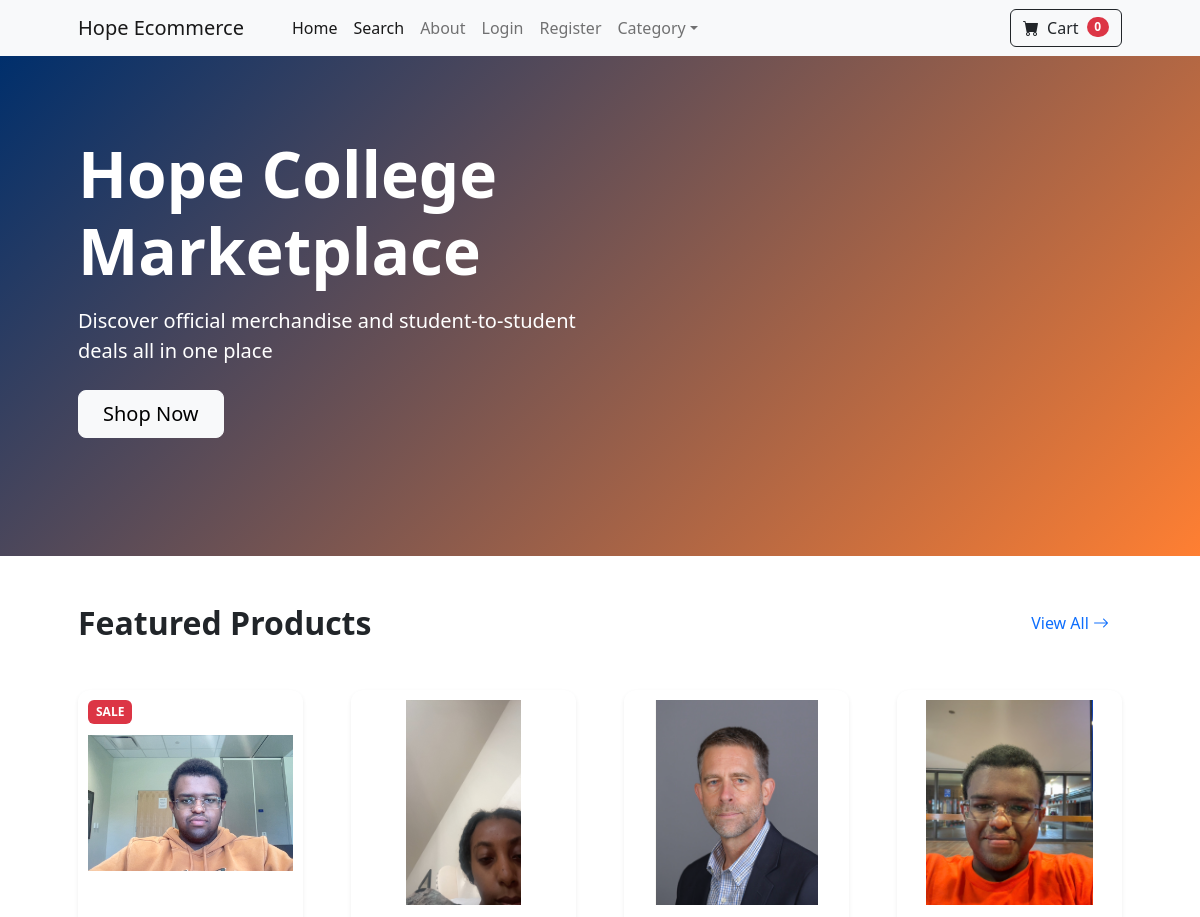
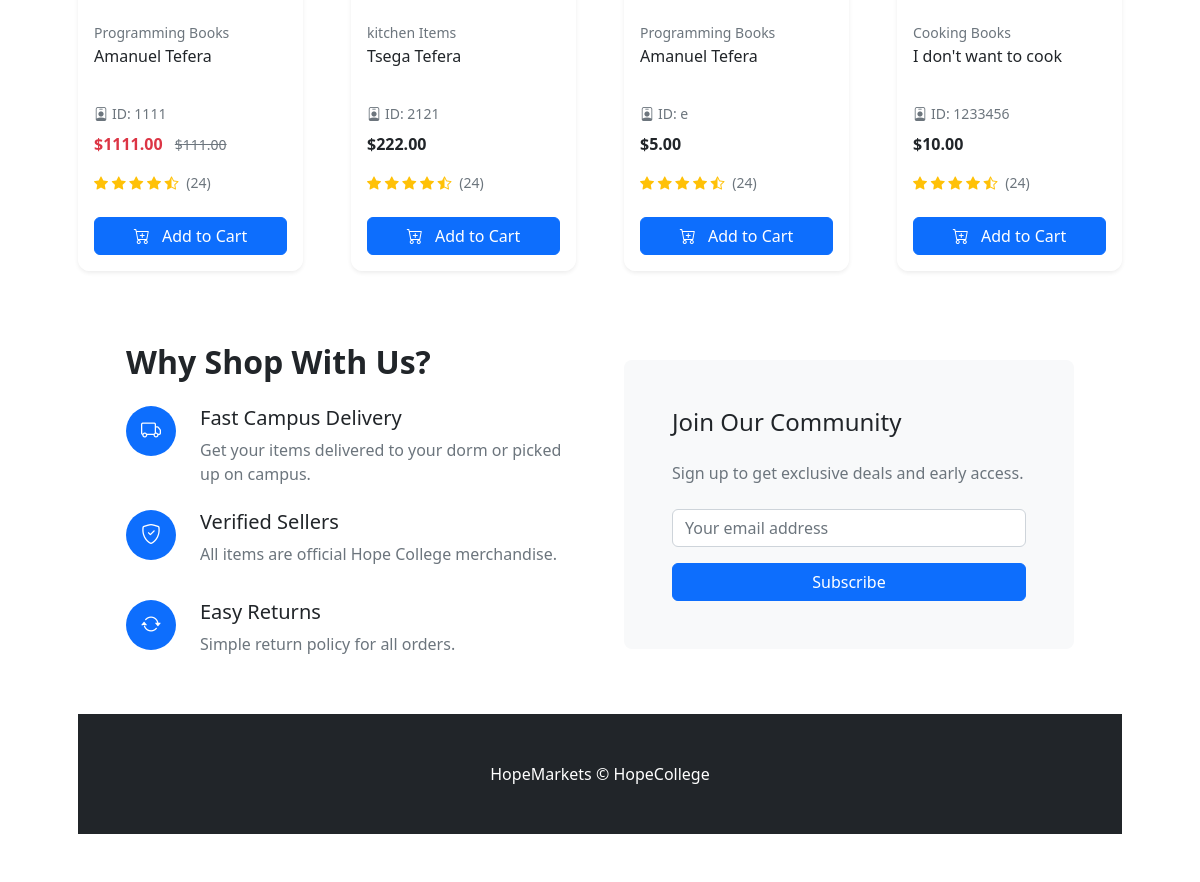
The page / on the database its author committed (2 pictures, top to bottom).
### store/models.py (models this page shows, shortened)
class Product(models.Model):
    youStudentID = models.CharField(
        max_length=100,
        default="",
        blank=False
    )
    name = models.CharField(max_length=100)
    price = models.DecimalField(default=0, decimal_places=2, max_digits=7)
    category = models.ForeignKey(Category, on_delete=models.CASCADE, default=1)
    description = models.CharField(max_length=250, default='', blank=True, null=True)
    image = models.ImageField(upload_to='uploads/product/', blank=False, null=False)
    is_sale = models.BooleanField(default=False)
    sale_price = models.DecimalField(default=0, decimal_places=2, max_digits=7)

class Category(models.Model):
	name = models.CharField(max_length=50)
	def __str__(self):
		return self.name

### store/views.py (the view)
# urls.py: 2. Add a URL to urlpatterns:  path('', views.home, name='home')
def home(request):
	products = Product.objects.all()
	return render(request, 'home.html', {'products':products})

### cart/cart.py (called while the page is built)
    def __len__(self):
    	return len(self.cart)

### cart/context_processors.py (called while the page is built)
def cart(request):
	return {'cart': Cart(request)}

### store/templates/home.html (shortened to what this page needs)
{% extends 'base.html' %}
{% block content %}
{% load static %}
    <header class="hero-section" style="background: linear-gradient(135deg, #002F6C 0%, #FF7F32 100%);">
        <div class="container px-4 px-lg-5 h-100">
            <div class="row gx-4 gx-lg-5 h-100 align-items-center">
                <div class="col-lg-6 text-white">
                    <h1 class="display-3 fw-bold mb-3">Hope College Marketplace</h1>
                    <p class="lead mb-4">Discover official merchandise and student‑to‑student deals all in one place</p>
                    <div class="d-flex gap-3">
                        <a href="#featured" class="btn btn-light btn-lg px-4">Shop Now</a>
                    </div>
                </div>
            </div>
        </div>
    </header>
    <section id="featured" class="py-5 bg-white">
        <div class="container px-4 px-lg-5">
            <div class="d-flex justify-content-between align-items-center mb-5">
                <h2 class="fw-bold mb-0">Featured Products</h2>
                <a href="#" class="btn btn-link text-decoration-none">View All <i class="bi bi-arrow-right"></i></a>
            </div>
<div class="row gx-4 gx-lg-5">
    {% for product in products %}
        <div class="col-12 col-sm-6 col-md-4 col-lg-3 mb-4">
            <div class="card product-card h-100 border-0 shadow-sm">
                {% if product.is_sale %}
                    <div class="badge bg-danger sale-badge">SALE</div>
                {% endif %}
                <div class="product-image-container">
                    <div class="product-image-wrapper">
                        {% if product.image %}
                            <img class="product-img" src="{{ product.image.url }}" alt="{{ product.name }}" loading="lazy">
                        {% else %}
                            <img class="product-img" src="{% static 'images/placeholder-product.jpg' %}" alt="No image available" loading="lazy">
                        {% endif %}
                    </div>
                </div>
                <div class="card-body px-3 py-4">
                    <div class="product-category small text-muted mb-1">{{ product.category }}</div>
                    <h3 class="product-title h6 mb-2">{{ product.name }}</h3>
                    <p class="student-id text-muted small mb-2"><i class="bi bi-person-badge me-1"></i>ID: {{ product.youStudentID }}</p>
                    <div class="product-price mb-3">
                        {% if product.is_sale %}
                            <span class="text-danger fw-bold">${{ product.sale_price }}</span>
                            <span class="text-decoration-line-through text-muted small ms-2">${{ product.price }}</span>
                        {% else %}
                            <span class="fw-bold">${{ product.price }}</span>
                        {% endif %}
                    </div>
                    <div class="d-flex justify-content-between align-items-center">
                        <div class="product-rating small text-warning">
                            <i class="bi bi-star-fill"></i>
                            <i class="bi bi-star-fill"></i>
                            <i class="bi bi-star-fill"></i>
                            <i class="bi bi-star-fill"></i>
                            <i class="bi bi-star-half"></i>
                            <span class="text-muted ms-1">(24)</span>
                        </div>
                    </div>
                </div>
                <div class="card-footer bg-white border-0 pb-3 pt-0 px-3">
                    <a href="{% url 'product' product.id %}" class="btn btn-primary w-100">
                        <i class="bi bi-cart-plus me-2"></i> Add to Cart
                    </a>
                </div>
            </div>
        </div>
    {% empty %}
        <p class="text-center">No products available at the moment.</p>
    {% endfor %}
</div>
    <section class="py-5 bg-white">
        <div class="container px-4 px-lg-5">
            <div class="row gx-5 align-items-center">
                <div class="col-lg-6 mb-5 mb-lg-0">
                    <h2 class="fw-bold mb-4">Why Shop With Us?</h2>
                    <div class="d-flex mb-4">
                        <div class="me-4">
                            <div class="icon-circle bg-primary text-white mb-3">
                                <i class="bi bi-truck"></i>
                            </div>
                        </div>
                        <div>
                            <h3 class="h5">Fast Campus Delivery</h3>
                            <p class="text-muted mb-0">Get your items delivered to your dorm or picked up on campus.</p>
                        </div>
                    </div>
                    <div class="d-flex mb-4">
                        <div class="me-4">
                            <div class="icon-circle bg-primary text-white mb-3">
                                <i class="bi bi-shield-check"></i>
                            </div>
                        </div>
                        <div>
                            <h3 class="h5">Verified Sellers</h3>
                            <p class="text-muted mb-0">All items are official Hope College merchandise.</p>
                        </div>
                    </div>
                    <div class="d-flex">
                        <div class="me-4">
                            <div class="icon-circle bg-primary text-white mb-3">
                                <i class="bi bi-arrow-repeat"></i>
                            </div>
                        </div>
                        <div>
                            <h3 class="h5">Easy Returns</h3>
                            <p class="text-muted mb-0">Simple return policy for all orders.</p>
                        </div>
                    </div>
                </div>
                <div class="col-lg-6">
                    <div class="bg-light p-5 rounded-3">
                        <h3 class="h4 mb-4">Join Our Community</h3>
                        <p class="text-muted mb-4">Sign up to get exclusive deals and early access.</p>
                        <form>
                            <div class="mb-3">
                                <input type="email" class="form-control" placeholder="Your email address">
                            </div>
                            <button type="submit" class="btn btn-primary w-100">Subscribe</button>
                        </form>
                    </div>
                </div>
            </div>
        </div>
    </section>
{% endblock %}

### store/templates/home.html (style rules this page uses)
.hero-section { padding: 5rem 0; min-height: 500px; }
.product-card { transition: transform 0.3s ease, box-shadow 0.3s ease; border-radius: 0.75rem; overflow: hidden; }
.product-image-container { position: relative; height: 0; padding-bottom: 100%; overflow: hidden; background: #f8f9fa; }
.product-image-wrapper { position: absolute; top: 0; left: 0; width: 100%; height: 100%; display: flex; align-items: center; justify-content: center; }
.product-img { object-fit: contain; width: 100%; height: 100%; max-height: 100%; transition: transform 0.5s ease; background-color: white; padding: 10px; }
.sale-badge { position: absolute; top: 10px; left: 10px; font-size: 0.75rem; padding: 0.35rem 0.5rem; z-index: 1; }
.product-title { display: -webkit-box; -webkit-line-clamp: 2; -webkit-box-orient: vertical; overflow: hidden; min-height: 3em; }
.icon-circle { width: 50px; height: 50px; border-radius: 50%; display: flex; align-items: center; justify-content: center; font-size: 1.25rem; }

### rows shown on the page
Product: is_sale "SALE", image (picture), category "Programming Books", name "Amanuel Tefera", youStudentID "1111", sale_price "1111.00", price "111.00"
Product: image (picture), category "kitchen Items", name "Tsega Tefera", youStudentID "2121", price "222.00"
Product: image (picture), category "Programming Books", name "Amanuel Tefera", youStudentID "e", price "5.00"
Product: image (picture), category "Cooking Books", name "I don't want to cook", youStudentID "1233456", price "10.00"

### other values the page prints
{{ cart|length }} "0"
